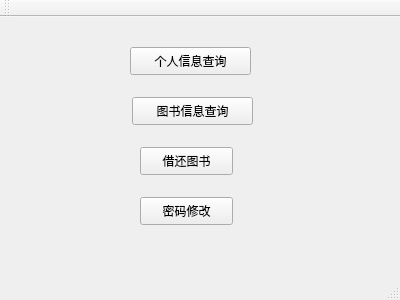
<?xml version="1.0" encoding="UTF-8"?>
<ui version="4.0">
 <class>MainWindow</class>
 <widget class="QMainWindow" name="MainWindow">
  <property name="geometry">
   <rect>
    <x>0</x>
    <y>0</y>
    <width>400</width>
    <height>300</height>
   </rect>
  </property>
  <property name="windowTitle">
   <string>MainWindow</string>
  </property>
  <widget class="QWidget" name="centralWidget">
   <widget class="QPushButton" name="pushButton">
    <property name="geometry">
     <rect>
      <x>130</x>
      <y>30</y>
      <width>121</width>
      <height>28</height>
     </rect>
    </property>
    <property name="text">
     <string>个人信息查询</string>
    </property>
   </widget>
   <widget class="QPushButton" name="pushButton_2">
    <property name="geometry">
     <rect>
      <x>132</x>
      <y>80</y>
      <width>121</width>
      <height>28</height>
     </rect>
    </property>
    <property name="text">
     <string>图书信息查询</string>
    </property>
   </widget>
   <widget class="QPushButton" name="pushButton_3">
    <property name="geometry">
     <rect>
      <x>140</x>
      <y>130</y>
      <width>93</width>
      <height>28</height>
     </rect>
    </property>
    <property name="text">
     <string>借还图书</string>
    </property>
   </widget>
   <widget class="QPushButton" name="pushButton_4">
    <property name="geometry">
     <rect>
      <x>140</x>
      <y>180</y>
      <width>93</width>
      <height>28</height>
     </rect>
    </property>
    <property name="text">
     <string>密码修改</string>
    </property>
   </widget>
  </widget>
  <widget class="QMenuBar" name="menuBar">
   <property name="geometry">
    <rect>
     <x>0</x>
     <y>0</y>
     <width>400</width>
     <height>26</height>
    </rect>
   </property>
  </widget>
  <widget class="QToolBar" name="mainToolBar">
   <attribute name="toolBarArea">
    <enum>TopToolBarArea</enum>
   </attribute>
   <attribute name="toolBarBreak">
    <bool>false</bool>
   </attribute>
  </widget>
  <widget class="QStatusBar" name="statusBar"/>
 </widget>
 <layoutdefault spacing="6" margin="11"/>
 <resources/>
 <connections/>
</ui>
